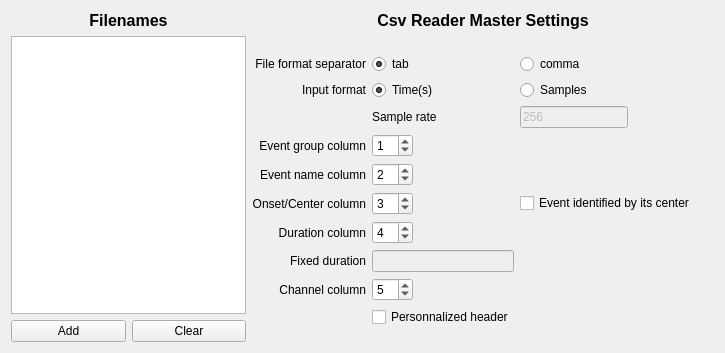
<?xml version="1.0" encoding="UTF-8"?>
<ui version="4.0">
 <class>CsvReaderMasterSettingsView</class>
 <widget class="QWidget" name="CsvReaderMasterSettingsView">
  <property name="geometry">
   <rect>
    <x>0</x>
    <y>0</y>
    <width>725</width>
    <height>353</height>
   </rect>
  </property>
  <property name="windowTitle">
   <string>Form</string>
  </property>
  <layout class="QHBoxLayout" name="horizontalLayout_4">
   <item>
    <layout class="QHBoxLayout" name="horizontalLayout_2">
     <item>
      <layout class="QVBoxLayout" name="verticalLayout">
       <item>
        <layout class="QHBoxLayout" name="horizontalLayout">
         <item>
          <widget class="QLabel" name="label">
           <property name="font">
            <font>
             <pointsize>12</pointsize>
             <weight>75</weight>
             <bold>true</bold>
            </font>
           </property>
           <property name="layoutDirection">
            <enum>Qt::LeftToRight</enum>
           </property>
           <property name="text">
            <string>Filenames</string>
           </property>
           <property name="alignment">
            <set>Qt::AlignCenter</set>
           </property>
          </widget>
         </item>
        </layout>
       </item>
       <item>
        <widget class="QListWidget" name="fileListWidget"/>
       </item>
       <item>
        <layout class="QHBoxLayout" name="horizontalLayout_3">
         <item>
          <widget class="QPushButton" name="choose_pushbutton">
           <property name="toolTip">
            <string>Select csv files</string>
           </property>
           <property name="text">
            <string>Add</string>
           </property>
          </widget>
         </item>
         <item>
          <widget class="QPushButton" name="clear_pushButton">
           <property name="text">
            <string>Clear</string>
           </property>
          </widget>
         </item>
        </layout>
       </item>
      </layout>
     </item>
     <item>
      <layout class="QVBoxLayout" name="verticalLayout_2">
       <item>
        <widget class="QLabel" name="label_7">
         <property name="font">
          <font>
           <pointsize>12</pointsize>
           <weight>75</weight>
           <bold>true</bold>
          </font>
         </property>
         <property name="layoutDirection">
          <enum>Qt::LeftToRight</enum>
         </property>
         <property name="text">
          <string>Csv Reader Master Settings</string>
         </property>
         <property name="alignment">
          <set>Qt::AlignCenter</set>
         </property>
        </widget>
       </item>
       <item>
        <spacer name="verticalSpacer_3">
         <property name="orientation">
          <enum>Qt::Vertical</enum>
         </property>
         <property name="sizeType">
          <enum>QSizePolicy::Fixed</enum>
         </property>
         <property name="sizeHint" stdset="0">
          <size>
           <width>20</width>
           <height>18</height>
          </size>
         </property>
        </spacer>
       </item>
       <item>
        <layout class="QGridLayout" name="gridLayout">
         <item row="5" column="1">
          <widget class="QSpinBox" name="group_spinbox">
           <property name="sizePolicy">
            <sizepolicy hsizetype="Fixed" vsizetype="Fixed">
             <horstretch>0</horstretch>
             <verstretch>0</verstretch>
            </sizepolicy>
           </property>
           <property name="toolTip">
            <string>The index of the column for the event group. To disable the group mark 0.</string>
           </property>
           <property name="value">
            <number>1</number>
           </property>
          </widget>
         </item>
         <item row="8" column="2">
          <widget class="QCheckBox" name="center_checkBox">
           <property name="toolTip">
            <string>Check if the event is identified by its center instead of its onset.</string>
           </property>
           <property name="text">
            <string>Event identified by its center</string>
           </property>
          </widget>
         </item>
         <item row="5" column="0">
          <widget class="QLabel" name="label_10">
           <property name="text">
            <string>Event group column</string>
           </property>
           <property name="alignment">
            <set>Qt::AlignRight|Qt::AlignTrailing|Qt::AlignVCenter</set>
           </property>
          </widget>
         </item>
         <item row="3" column="1">
          <widget class="QLabel" name="label_6">
           <property name="layoutDirection">
            <enum>Qt::LeftToRight</enum>
           </property>
           <property name="text">
            <string>Sample rate</string>
           </property>
           <property name="alignment">
            <set>Qt::AlignLeading|Qt::AlignLeft|Qt::AlignVCenter</set>
           </property>
          </widget>
         </item>
         <item row="3" column="3">
          <spacer name="horizontalSpacer_3">
           <property name="orientation">
            <enum>Qt::Horizontal</enum>
           </property>
           <property name="sizeHint" stdset="0">
            <size>
             <width>40</width>
             <height>20</height>
            </size>
           </property>
          </spacer>
         </item>
         <item row="12" column="1">
          <widget class="QCheckBox" name="personnalized_header_checkBox">
           <property name="toolTip">
            <string>Check to keep the read file header, otherwise the header will be replaced with the Snooz header.</string>
           </property>
           <property name="text">
            <string>Personnalized header</string>
           </property>
          </widget>
         </item>
         <item row="10" column="0">
          <widget class="QLabel" name="label_8">
           <property name="text">
            <string>Fixed duration</string>
           </property>
           <property name="alignment">
            <set>Qt::AlignRight|Qt::AlignTrailing|Qt::AlignVCenter</set>
           </property>
          </widget>
         </item>
         <item row="1" column="0">
          <widget class="QLabel" name="label_5">
           <property name="text">
            <string>Input format</string>
           </property>
           <property name="alignment">
            <set>Qt::AlignRight|Qt::AlignTrailing|Qt::AlignVCenter</set>
           </property>
          </widget>
         </item>
         <item row="1" column="1">
          <widget class="QRadioButton" name="time_radiobutton">
           <property name="text">
            <string>Time(s)</string>
           </property>
           <property name="checked">
            <bool>true</bool>
           </property>
           <attribute name="buttonGroup">
            <string notr="true">buttonGroup_2</string>
           </attribute>
          </widget>
         </item>
         <item row="9" column="3">
          <spacer name="horizontalSpacer_5">
           <property name="orientation">
            <enum>Qt::Horizontal</enum>
           </property>
           <property name="sizeHint" stdset="0">
            <size>
             <width>40</width>
             <height>20</height>
            </size>
           </property>
          </spacer>
         </item>
         <item row="7" column="0">
          <widget class="QLabel" name="label_2">
           <property name="layoutDirection">
            <enum>Qt::LeftToRight</enum>
           </property>
           <property name="text">
            <string>Event name column</string>
           </property>
           <property name="alignment">
            <set>Qt::AlignRight|Qt::AlignTrailing|Qt::AlignVCenter</set>
           </property>
          </widget>
         </item>
         <item row="11" column="1">
          <widget class="QSpinBox" name="channel_spinBox">
           <property name="sizePolicy">
            <sizepolicy hsizetype="Fixed" vsizetype="Fixed">
             <horstretch>0</horstretch>
             <verstretch>0</verstretch>
            </sizepolicy>
           </property>
           <property name="value">
            <number>5</number>
           </property>
          </widget>
         </item>
         <item row="9" column="0">
          <widget class="QLabel" name="label_4">
           <property name="layoutDirection">
            <enum>Qt::LeftToRight</enum>
           </property>
           <property name="text">
            <string>Duration column</string>
           </property>
           <property name="alignment">
            <set>Qt::AlignRight|Qt::AlignTrailing|Qt::AlignVCenter</set>
           </property>
          </widget>
         </item>
         <item row="8" column="3">
          <spacer name="horizontalSpacer">
           <property name="orientation">
            <enum>Qt::Horizontal</enum>
           </property>
           <property name="sizeHint" stdset="0">
            <size>
             <width>40</width>
             <height>20</height>
            </size>
           </property>
          </spacer>
         </item>
         <item row="11" column="0">
          <widget class="QLabel" name="label_9">
           <property name="text">
            <string>Channel column</string>
           </property>
           <property name="alignment">
            <set>Qt::AlignRight|Qt::AlignTrailing|Qt::AlignVCenter</set>
           </property>
          </widget>
         </item>
         <item row="10" column="2">
          <spacer name="horizontalSpacer_7">
           <property name="orientation">
            <enum>Qt::Horizontal</enum>
           </property>
           <property name="sizeHint" stdset="0">
            <size>
             <width>40</width>
             <height>20</height>
            </size>
           </property>
          </spacer>
         </item>
         <item row="8" column="1">
          <widget class="QSpinBox" name="onset_spinbox">
           <property name="sizePolicy">
            <sizepolicy hsizetype="Fixed" vsizetype="Fixed">
             <horstretch>0</horstretch>
             <verstretch>0</verstretch>
            </sizepolicy>
           </property>
           <property name="toolTip">
            <string>The index of the column for the event onset or center. Can not be disabled.</string>
           </property>
           <property name="minimum">
            <number>1</number>
           </property>
           <property name="value">
            <number>3</number>
           </property>
          </widget>
         </item>
         <item row="8" column="0">
          <widget class="QLabel" name="label_3">
           <property name="layoutDirection">
            <enum>Qt::LeftToRight</enum>
           </property>
           <property name="text">
            <string>Onset/Center column</string>
           </property>
           <property name="alignment">
            <set>Qt::AlignRight|Qt::AlignTrailing|Qt::AlignVCenter</set>
           </property>
          </widget>
         </item>
         <item row="3" column="2">
          <widget class="QLineEdit" name="sample_rate_lineedit">
           <property name="enabled">
            <bool>false</bool>
           </property>
           <property name="sizePolicy">
            <sizepolicy hsizetype="Fixed" vsizetype="Fixed">
             <horstretch>0</horstretch>
             <verstretch>0</verstretch>
            </sizepolicy>
           </property>
           <property name="text">
            <string>256</string>
           </property>
          </widget>
         </item>
         <item row="1" column="2">
          <widget class="QRadioButton" name="sample_radiobutton">
           <property name="text">
            <string>Samples</string>
           </property>
           <attribute name="buttonGroup">
            <string notr="true">buttonGroup_2</string>
           </attribute>
          </widget>
         </item>
         <item row="10" column="3">
          <spacer name="horizontalSpacer_6">
           <property name="orientation">
            <enum>Qt::Horizontal</enum>
           </property>
           <property name="sizeHint" stdset="0">
            <size>
             <width>40</width>
             <height>20</height>
            </size>
           </property>
          </spacer>
         </item>
         <item row="10" column="1">
          <widget class="QLineEdit" name="fixed_dur_lineEdit">
           <property name="enabled">
            <bool>false</bool>
           </property>
           <property name="toolTip">
            <string>Enter a fixed duration for all events.</string>
           </property>
          </widget>
         </item>
         <item row="7" column="1">
          <widget class="QSpinBox" name="event_name_spinbox">
           <property name="sizePolicy">
            <sizepolicy hsizetype="Fixed" vsizetype="Fixed">
             <horstretch>0</horstretch>
             <verstretch>0</verstretch>
            </sizepolicy>
           </property>
           <property name="toolTip">
            <string>The index of the column for the event name. Can not be disabled.</string>
           </property>
           <property name="minimum">
            <number>1</number>
           </property>
           <property name="value">
            <number>2</number>
           </property>
          </widget>
         </item>
         <item row="7" column="3">
          <spacer name="horizontalSpacer_4">
           <property name="orientation">
            <enum>Qt::Horizontal</enum>
           </property>
           <property name="sizeHint" stdset="0">
            <size>
             <width>40</width>
             <height>20</height>
            </size>
           </property>
          </spacer>
         </item>
         <item row="9" column="1">
          <widget class="QSpinBox" name="duration_spinbox">
           <property name="sizePolicy">
            <sizepolicy hsizetype="Fixed" vsizetype="Fixed">
             <horstretch>0</horstretch>
             <verstretch>0</verstretch>
            </sizepolicy>
           </property>
           <property name="toolTip">
            <string>The index of the column for the event duration. To disable the duration mark 0.</string>
           </property>
           <property name="minimum">
            <number>0</number>
           </property>
           <property name="value">
            <number>4</number>
           </property>
          </widget>
         </item>
         <item row="1" column="3">
          <spacer name="horizontalSpacer_2">
           <property name="orientation">
            <enum>Qt::Horizontal</enum>
           </property>
           <property name="sizeHint" stdset="0">
            <size>
             <width>40</width>
             <height>20</height>
            </size>
           </property>
          </spacer>
         </item>
         <item row="0" column="0">
          <widget class="QLabel" name="label_11">
           <property name="text">
            <string>File format separator</string>
           </property>
           <property name="alignment">
            <set>Qt::AlignRight|Qt::AlignTrailing|Qt::AlignVCenter</set>
           </property>
          </widget>
         </item>
         <item row="0" column="1">
          <widget class="QRadioButton" name="radioButton_tab">
           <property name="text">
            <string>tab</string>
           </property>
           <property name="checked">
            <bool>true</bool>
           </property>
           <attribute name="buttonGroup">
            <string notr="true">buttonGroup</string>
           </attribute>
          </widget>
         </item>
         <item row="0" column="2">
          <widget class="QRadioButton" name="radioButton_comma">
           <property name="text">
            <string>comma</string>
           </property>
           <attribute name="buttonGroup">
            <string notr="true">buttonGroup</string>
           </attribute>
          </widget>
         </item>
        </layout>
       </item>
       <item>
        <spacer name="verticalSpacer_2">
         <property name="orientation">
          <enum>Qt::Vertical</enum>
         </property>
         <property name="sizeHint" stdset="0">
          <size>
           <width>20</width>
           <height>18</height>
          </size>
         </property>
        </spacer>
       </item>
      </layout>
     </item>
    </layout>
   </item>
  </layout>
 </widget>
 <resources/>
 <connections>
  <connection>
   <sender>choose_pushbutton</sender>
   <signal>clicked()</signal>
   <receiver>CsvReaderMasterSettingsView</receiver>
   <slot>on_choose()</slot>
   <hints>
    <hint type="sourcelabel">
     <x>364</x>
     <y>21</y>
    </hint>
    <hint type="destinationlabel">
     <x>207</x>
     <y>111</y>
    </hint>
   </hints>
  </connection>
  <connection>
   <sender>time_radiobutton</sender>
   <signal>clicked()</signal>
   <receiver>CsvReaderMasterSettingsView</receiver>
   <slot>on_input_format_changed()</slot>
   <hints>
    <hint type="sourcelabel">
     <x>227</x>
     <y>49</y>
    </hint>
    <hint type="destinationlabel">
     <x>207</x>
     <y>111</y>
    </hint>
   </hints>
  </connection>
  <connection>
   <sender>sample_radiobutton</sender>
   <signal>clicked()</signal>
   <receiver>CsvReaderMasterSettingsView</receiver>
   <slot>on_input_format_changed()</slot>
   <hints>
    <hint type="sourcelabel">
     <x>227</x>
     <y>76</y>
    </hint>
    <hint type="destinationlabel">
     <x>207</x>
     <y>111</y>
    </hint>
   </hints>
  </connection>
  <connection>
   <sender>clear_pushButton</sender>
   <signal>clicked()</signal>
   <receiver>fileListWidget</receiver>
   <slot>clear()</slot>
   <hints>
    <hint type="sourcelabel">
     <x>218</x>
     <y>273</y>
    </hint>
    <hint type="destinationlabel">
     <x>148</x>
     <y>144</y>
    </hint>
   </hints>
  </connection>
  <connection>
   <sender>duration_spinbox</sender>
   <signal>valueChanged(int)</signal>
   <receiver>CsvReaderMasterSettingsView</receiver>
   <slot>on_event_pos_changed()</slot>
   <hints>
    <hint type="sourcelabel">
     <x>394</x>
     <y>220</y>
    </hint>
    <hint type="destinationlabel">
     <x>362</x>
     <y>176</y>
    </hint>
   </hints>
  </connection>
  <connection>
   <sender>clear_pushButton</sender>
   <signal>clicked()</signal>
   <receiver>CsvReaderMasterSettingsView</receiver>
   <slot>clear_list_slot()</slot>
   <hints>
    <hint type="sourcelabel">
     <x>203</x>
     <y>329</y>
    </hint>
    <hint type="destinationlabel">
     <x>362</x>
     <y>176</y>
    </hint>
   </hints>
  </connection>
 </connections>
 <slots>
  <slot>on_choose()</slot>
  <slot>on_input_format_changed()</slot>
  <slot>on_event_pos_changed()</slot>
  <slot>clear_list_slot()</slot>
 </slots>
 <buttongroups>
  <buttongroup name="buttonGroup_2"/>
  <buttongroup name="buttonGroup"/>
 </buttongroups>
</ui>
